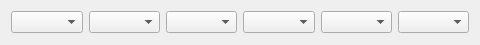
<?xml version="1.0" encoding="UTF-8"?>
<ui version="4.0">
 <class>InstrumentSelector</class>
 <widget class="QWidget" name="InstrumentSelector">
  <property name="geometry">
   <rect>
    <x>0</x>
    <y>0</y>
    <width>480</width>
    <height>45</height>
   </rect>
  </property>
  <property name="minimumSize">
   <size>
    <width>480</width>
    <height>45</height>
   </size>
  </property>
  <property name="maximumSize">
   <size>
    <width>514</width>
    <height>45</height>
   </size>
  </property>
  <property name="windowTitle">
   <string>InstrumentSelector</string>
  </property>
  <layout class="QHBoxLayout" name="horizontalLayout">
   <item>
    <widget class="QComboBox" name="cmbInsType"/>
   </item>
   <item>
    <widget class="QComboBox" name="cmbSymbol"/>
   </item>
   <item>
    <widget class="QComboBox" name="cmbExpDate"/>
   </item>
   <item>
    <widget class="QComboBox" name="cmbStrikePrice"/>
   </item>
   <item>
    <widget class="QComboBox" name="cmbOptionType"/>
   </item>
   <item>
    <widget class="QComboBox" name="cmbOrderBook"/>
   </item>
  </layout>
 </widget>
 <layoutdefault spacing="6" margin="11"/>
 <resources/>
 <connections/>
</ui>
